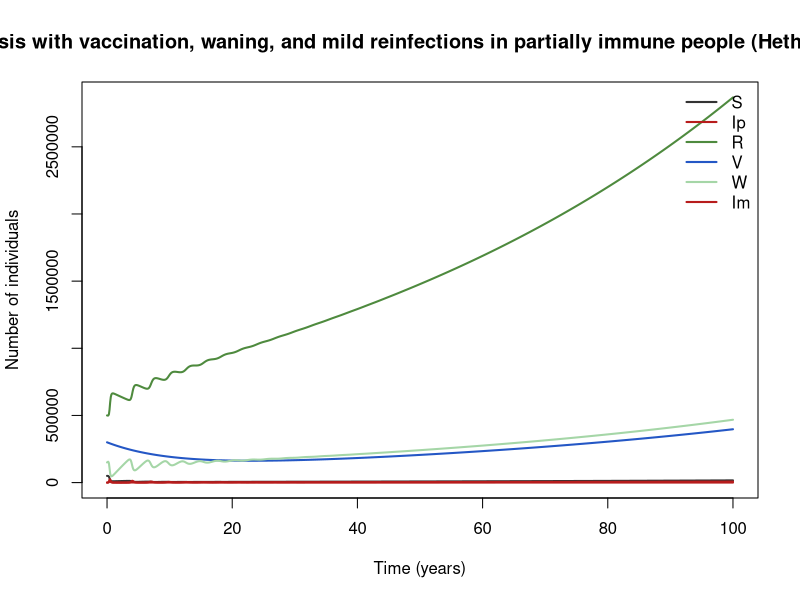

This figure's R source:
## Pertussis with vaccination, waning, and mild reinfections in partially immune people (Hethcote-style)
## Pertussis.
## Hethcote's 1997 paper is age-structured with many age groups.
## Parameter values: 0 of 8 checked against the source; the rest are recalled or illustrative.
## Reference: Hethcote HW. "An age-structured model for pertussis transmission." Math Biosci 1997;145:89–136. https://doi.org/10.1016/S0025-5564(97)00014-X
## Source: https://doi.org/10.1016/S0025-5564(97)00014-X
##
## Generated from a compartmental model diagram (model format v1).
## Regenerating from the same diagram always gives this exact file.
##
## Compartments: S, Ip, R, V, W, Im
## Flows (time unit: years):
##   (outside) -> S  : (1 - p_vac) * mu * N
##   (outside) -> V  : p_vac * mu * N
##   S -> Ip         : foi * S
##   Ip -> R         : g_rec * Ip
##   R -> W          : w_nat * R
##   V -> W          : w_vac * V
##   W -> Im         : foi * W
##   Im -> R         : g_rec * Im
##   S -> (outside)  : mu * S

library(deSolve)

# ---- Time ------------------------------------------------------------
times <- seq(0, 100, by = 0.1)  # years

# ---- Parameters ------------------------------------------------------
parameters <- c(
  R0_p = 15,       # illustrative; the literature for pertussis spans roughly 5–17
  g_rec = 17.4,    # 21-day infectious period (1/year) [illustrative]
  rel_m = 0.5,     # relative infectiousness of mild cases [illustrative]
  w_nat = 1 / 30,  # waning of natural immunity (1/year) [illustrative]
  w_vac = 1 / 10,  # waning of vaccine immunity (1/year) [illustrative]
  p_vac = 0.9,     # fraction of births effectively vaccinated [illustrative]
  mu = 0.0133,     # birth = death rate (1/year) [illustrative]
  N0 = 1e6         # value taken from the notes text [recalled]
)

# ---- Initial conditions ----------------------------------------------
state <- with(as.list(parameters), {
  S <- 0.05 * N0  # fully susceptible (never infected or vaccinated)
  Ip <- 50        # typical (severe) primary infection
  R <- 0.5 * N0   # fully immune after infection
  V <- 0.3 * N0   # vaccine-immune
  W <- 0.15 * N0  # waned, partially immune
  Im <- 50        # mild infection in a waned person
  c(S = S, Ip = Ip, R = R, V = V, W = W, Im = Im)
})

# ---- Model equations -------------------------------------------------
pertussis_hethcote_mild_model <- function(t, state, parameters) {
  with(as.list(c(state, parameters)), {
    # Total population
    N <- S + Ip + R + V + W + Im

    # Derived quantities
    foi <- R0_p * (g_rec + mu) * (Ip + rel_m * Im) / N

    # Rates of change
    dS <- (1 - p_vac) * mu * N - foi * S - mu * S
    dIp <- foi * S - g_rec * Ip
    dR <- g_rec * Ip - w_nat * R + g_rec * Im
    dV <- p_vac * mu * N - w_vac * V
    dW <- w_nat * R + w_vac * V - foi * W
    dIm <- foi * W - g_rec * Im

    list(c(dS, dIp, dR, dV, dW, dIm))
  })
}

# ---- Solve -----------------------------------------------------------
out <- ode(y = state, times = times, func = pertussis_hethcote_mild_model, parms = parameters)
out <- as.data.frame(out)

# ---- Plot ------------------------------------------------------------
compartment_cols <- c(S = "#333333", Ip = "#B71C1C", R = "#4E8A3E", V = "#2457C5", W = "#A5D6A7", Im = "#B71C1C")
matplot(out$time, out[, names(compartment_cols)], type = "l", lty = 1, lwd = 2,
        col = compartment_cols, xlab = "Time (years)", ylab = "Number of individuals",
        main = "Pertussis with vaccination, waning, and mild reinfections in partially immune people (Hethcote-style)")
legend("topright", legend = names(compartment_cols), col = compartment_cols,
       lty = 1, lwd = 2, bty = "n")
